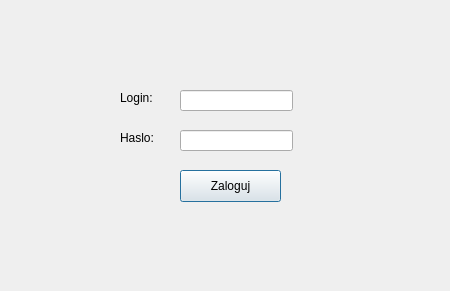
<?xml version="1.0" encoding="UTF-8"?>
<ui version="4.0">
 <class>LoginDialog</class>
 <widget class="QDialog" name="LoginDialog">
  <property name="geometry">
   <rect>
    <x>0</x>
    <y>0</y>
    <width>450</width>
    <height>291</height>
   </rect>
  </property>
  <property name="windowTitle">
   <string>Dialog</string>
  </property>
  <widget class="QLabel" name="login">
   <property name="geometry">
    <rect>
     <x>120</x>
     <y>90</y>
     <width>58</width>
     <height>16</height>
    </rect>
   </property>
   <property name="text">
    <string>Login:</string>
   </property>
  </widget>
  <widget class="QLineEdit" name="loginEdit">
   <property name="geometry">
    <rect>
     <x>180</x>
     <y>90</y>
     <width>113</width>
     <height>21</height>
    </rect>
   </property>
  </widget>
  <widget class="QLabel" name="haslo">
   <property name="geometry">
    <rect>
     <x>120</x>
     <y>130</y>
     <width>41</width>
     <height>16</height>
    </rect>
   </property>
   <property name="text">
    <string>Haslo:</string>
   </property>
  </widget>
  <widget class="QLineEdit" name="passwordEdit">
   <property name="geometry">
    <rect>
     <x>180</x>
     <y>130</y>
     <width>113</width>
     <height>21</height>
    </rect>
   </property>
   <property name="echoMode">
    <enum>QLineEdit::EchoMode::Password</enum>
   </property>
  </widget>
  <widget class="QLabel" name="errorLabel">
   <property name="geometry">
    <rect>
     <x>110</x>
     <y>240</y>
     <width>191</width>
     <height>21</height>
    </rect>
   </property>
   <property name="text">
    <string/>
   </property>
  </widget>
  <widget class="QPushButton" name="loginButton">
   <property name="geometry">
    <rect>
     <x>180</x>
     <y>170</y>
     <width>101</width>
     <height>32</height>
    </rect>
   </property>
   <property name="text">
    <string>Zaloguj</string>
   </property>
  </widget>
 </widget>
 <resources/>
 <connections/>
</ui>
